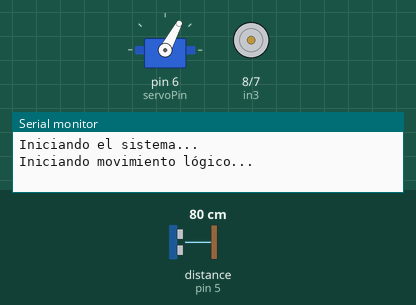
This sketch was run on a simulated Arduino Uno, built with avr-gcc and run on an emulated ATmega328P. On the bench: servo, motor-driver pin pairs drawn as motors (green arrow = first pin HIGH = forward, orange = second pin HIGH = backward, longer = more drive, scaled by the enable pin), the last lines printed to the serial monitor. Wiring (inferred from the names in the program): ultrasonic range finder: trigger pin 4; echo pin 5. The inputs (shaded band) are chosen by the test bench; at power-on: distance to the obstacle (sensor on pin 5) 80 cm. The echo pulse lasts 58.3 µs per cm.

Above: at 0.1 s.
At 0.8 s:
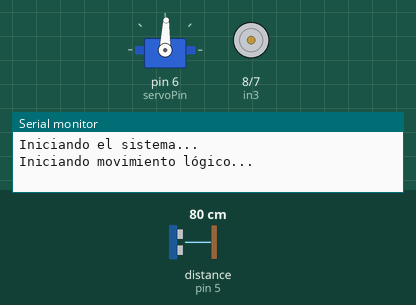
At 1.4 s:
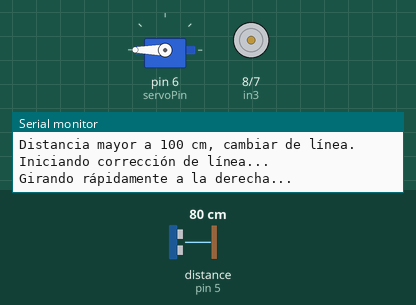
At 11.9 s:
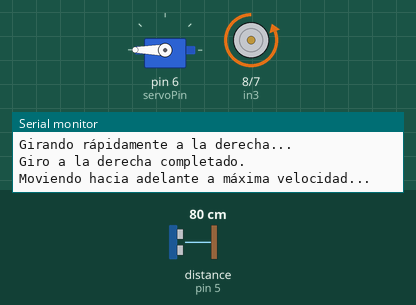
Timing chart, 0 to 13.4 s (numbered marks = the images above):
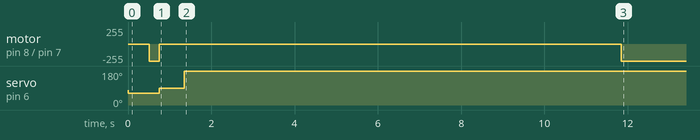

The sketch:

2.ronda.Nacional.ino
```cpp
#include <Servo.h>

// Pines del puente H L298N para el motor DC
const int enB = 9;
const int in3 = 8;
const int in4 = 7;

// Servo motor
Servo servoMotor;
const int servoPin = 6;  // Pin del servo motor

// Variables de rotación
const int RotacionInicialServo = 78;  // Ángulo inicial del servo motor

// Pines de los sensores ultrasónicos
#define TRIG_PIN_R 2
#define ECHO_PIN_R 3
#define TRIG_PIN_L 12
#define ECHO_PIN_L 11
#define TRIG_PIN_F 4  // Definir el pin TRIG para el sensor frontal
#define ECHO_PIN_F 5  // Definir el pin ECHO para el sensor frontal

// Pines del sensor de color TCS3200
const int S0 = A0;
const int S1 = A1;
const int S2 = A2;
const int S3 = A3;
const int salidaTCS = A4;
const int ledPin = 13;

// Variable para controlar si la lógica ya fue ejecutada
bool logicaEjecutada = false;

// Constantes para las rotaciones
const int RotacionesPorTiempo = 100;  // Constante de rotación por tiempo

void setup() {
  // Configuración de los pines del puente H
  pinMode(enB, OUTPUT);
  pinMode(in3, OUTPUT);
  pinMode(in4, OUTPUT);

  // Configuración del servomotor
  servoMotor.attach(servoPin);
  servoMotor.write(RotacionInicialServo);  // Servo recto a 78°

  // Configuración de los pines de los sensores ultrasónicos
  pinMode(TRIG_PIN_R, OUTPUT);
  pinMode(ECHO_PIN_R, INPUT);
  pinMode(TRIG_PIN_L, OUTPUT);
  pinMode(ECHO_PIN_L, INPUT);
  pinMode(TRIG_PIN_F, OUTPUT);  // Configurar TRIG del sensor frontal
  pinMode(ECHO_PIN_F, INPUT);    // Configurar ECHO del sensor frontal

  // Configuración del sensor de color
  pinMode(S0, OUTPUT);		// pin 4 como salida
  pinMode(S1, OUTPUT);		// pin 5 como salida
  pinMode(S2, OUTPUT);		// pin 6 como salida
  pinMode(S3, OUTPUT);		// pin 7 como salida
  pinMode(salidaTCS, INPUT);	// pin 8 como salida

  digitalWrite(S0,HIGH);	// establece frecuencia de salida
  digitalWrite(S1,LOW);		// del modulo al 20 por ciento

  // Inicialización del Serial (opcional, para debug)
  Serial.begin(9600);
  Serial.println("Iniciando el sistema...");
}

// Función para medir distancia (en centímetros)
float measureDistance(int trigPin, int echoPin) {
  digitalWrite(trigPin, LOW);
  delayMicroseconds(2);
  digitalWrite(trigPin, HIGH);
  delayMicroseconds(10);
  digitalWrite(trigPin, LOW);

  long duration = pulseIn(echoPin, HIGH);
  float distance = (duration / 2.0) / 58.0;  // Conversión a centímetros
  return distance;
}

// Función para medir distancia basada en la dirección
float measure(char C) {
  if (C == 'R') {
    return measureDistance(TRIG_PIN_R, ECHO_PIN_R);
  } else if (C == 'L') {
    return measureDistance(TRIG_PIN_L, ECHO_PIN_L);
  } else if (C == 'F') {
    return measureDistance(TRIG_PIN_F, ECHO_PIN_F); // Medir el frente
  }
  return -1; // Si no es una dirección válida
}

// Función de movimiento al máximo
void movimientoMaximo() {
  Serial.println("Moviendo hacia adelante a máxima velocidad...");
  digitalWrite(in3, LOW);
  digitalWrite(in4, HIGH);  // Motor hacia adelante
  analogWrite(enB, 255);    // Velocidad máxima del motor
}

// Función para mover hacia atrás
void moveBack(int rotaciones) {
  int tiempoDeRotacion = rotaciones * RotacionesPorTiempo;
  Serial.println("Moviendo hacia atrás...");

  // Mover hacia atrás
  digitalWrite(in3, HIGH);
  digitalWrite(in4, LOW);
  // Iniciar el motor a velocidad máxima
  analogWrite(enB, 255);

  delay(tiempoDeRotacion);  // Esperar el tiempo de rotación

  // Apagar el motor al finalizar
  analogWrite(enB, 0);
  Serial.println("Movimiento hacia atrás completado.");
}

// Función para girar rápidamente a la derecha
void rotateRightFast(int rotaciones) {
  int tiempoDeRotacion = rotaciones * RotacionesPorTiempo;
  Serial.println("Girando rápidamente a la derecha...");
  servoMotor.write(180);
  delay(tiempoDeRotacion);  // Tiempo de giro
  Serial.println("Giro a la derecha completado.");
}

// Función para la lógica del giro y decisiones
void logicaMovimiento() {
  // El servo gira 65° para iniciar el giro
  Serial.println("Iniciando movimiento lógico...");
  servoMotor.write(62);
  delay(500);  // Espera a que el servo complete el giro

  // Encender el motor por 200 milisegundos
  analogWrite(enB, 255);
  digitalWrite(in3, LOW);
  digitalWrite(in4, HIGH);  // Motor hacia adelante
  delay(250);  // Motor encendido por 250 ms

  // Apagar el motor
  analogWrite(enB, 0);
  servoMotor.write(88);

  // El carro continuará girando por inercia 82°
  delay(500);  // Simular inercia

  // Medir la distancia frontal
  float distanciaFrontal = measure('F');
  Serial.print("Distancia al frente: ");
  Serial.println(distanciaFrontal);

  // Si la distancia es mayor a 100 cm (1 metro), cambiar de línea
  if (distanciaFrontal > 25.0) {
    Serial.println("Distancia mayor a 100 cm, cambiar de línea.");
    // Llamar a la corrección de línea
    lineCorrection();
  } else {
    analogWrite(enB, 0);
    Serial.println("Distancia menor a 100 cm, implementar lógica después.");

    // Sensor de color
    digitalWrite(S2, LOW);			// establece fotodiodos con filtro rojo
    digitalWrite(S3, LOW);
    int rojo = pulseIn(salidaTCS, LOW);
    delay(200);				// demora de 200 mseg

    digitalWrite(S2, HIGH);		// establece fotodiodos con filtro verde
    digitalWrite(S3, HIGH);
    int verde = pulseIn(salidaTCS, LOW);
    delay(200);				// demora de 200 mseg

    digitalWrite(S2, LOW);			// establece fotodiodos con filtro azul
    digitalWrite(S3, HIGH);
    int azul = pulseIn(salidaTCS, LOW);
    delay(200);				// demora de 200 mseg

    Serial.print("R:");
    Serial.print(rojo);
    Serial.print("\t");

    Serial.print("V:");
    Serial.print(verde);
    Serial.print("\t");

    if (rojo < 208 && verde > 428 && azul > 312) {
      Serial.println("ROJO");
      // Imprimir mensaje cuando se identifica el rojo
      Serial.println("¡Se detectó el color ROJO!");
      // Gira 62° y luego retrocede
      servoMotor.write(62);
      delay(700);  // Esperar que el servo complete el giro
      moveBack(3.5);  // Llamar a moveBack con 3.5 rotaciones
      analogWrite(enB, 0); // Detener el carro después de retroceder
    }
    else if (verde < 541 && rojo > 446 && azul > 347) {
      Serial.println("VERDE");
      // Imprimir mensaje cuando se identifica el verde
      Serial.println("¡Se detectó el color VERDE!");
      // Gira 110° y luego retrocede
      servoMotor.write(110);
      delay(700);  // Esperar que el servo complete el giro
      moveBack(3.5);  // Llamar a moveBack con 3.5 rotaciones
      analogWrite(enB, 0); // Detener el carro después de retroceder
    }
  }
}

// Función para la corrección de línea
void lineCorrection() {
  Serial.println("Iniciando corrección de línea...");
  rotateRightFast(100);  // Rotar rápidamente
  delay(500);  // Esperar que el servo complete el giro

  // Después de la corrección, reanudar el movimiento
  movimientoMaximo();
}

// Función principal loop
void loop() {
  // Medir la distancia del sensor frontal
  float distanciaFrontal = measure('F');

  // Si la distancia es menor a 100 cm, activar la lógica
  if (distanciaFrontal < 100 && !logicaEjecutada) {
    logicaEjecutada = true;  // Evitar que la lógica se ejecute múltiples veces
    logicaMovimiento();
  }
  else if (distanciaFrontal >= 100) {
    logicaEjecutada = false;  // Reiniciar la lógica cuando la distancia es segura
    movimientoMaximo();
  }
}
```

Measured:
- by itself, motor on pin 8 (in3) / pin 7 (in4): stopped → backward 255/255 at 0.51 s, → stopped 0.25 s later, → backward 255/255 11.1 s later
- by itself, servo on pin 6 (servoPin): 78° → 62° at 0.01 s, → 88° 0.75 s later, → 180° 0.59 s later
